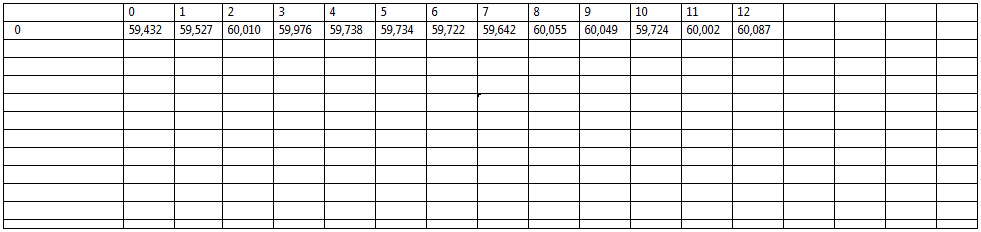
#> input picture measurments/1.bmp, 981 x 232 px; its folder holds only this picture in this run
$ python ocr_analyse.py
#> lines starting #> are read from the running program, lines starting #| are printed output that depends on the picture
import cv2
import pytesseract
import re
import os
import pandas as pd
import sys
from openpyxl import load_workbook
from openpyxl.styles import PatternFill, Border, Side

NAME_DIR="measurments"
BASE_DIR=os.path.dirname(os.path.abspath(__file__))
FILES_PATH=os.path.join(BASE_DIR,NAME_DIR)
CONFIG = r'--psm 11 --oem 3 -c tessedit_char_whitelist=0123456789,.  -c classify_bln_numeric_mode=1'
sys.stdout.reconfigure(encoding="utf-8")
list_of_optical_measurements=[]


def preprocess_image(path):
#> called with path = 'measurments/1.bmp'
    img = cv2.imread(path)
#> img is the input picture: shape (232, 981, 3); mean B, G, R 233.5, 233.4, 233.5
    gray = cv2.cvtColor(img, cv2.COLOR_BGR2GRAY)
    gray = cv2.resize(gray, None, fx=2, fy=2,interpolation=cv2.INTER_CUBIC)
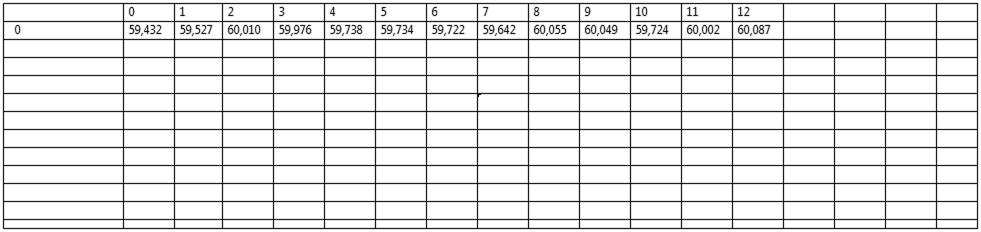
#> gray: shape (464, 1962) (shown at 1/2 size); min 0, max 255, mean 230.6
    return gray


def extract_numbers(img):
#> (the run stopped early here; a loop or call above may not have finished)
